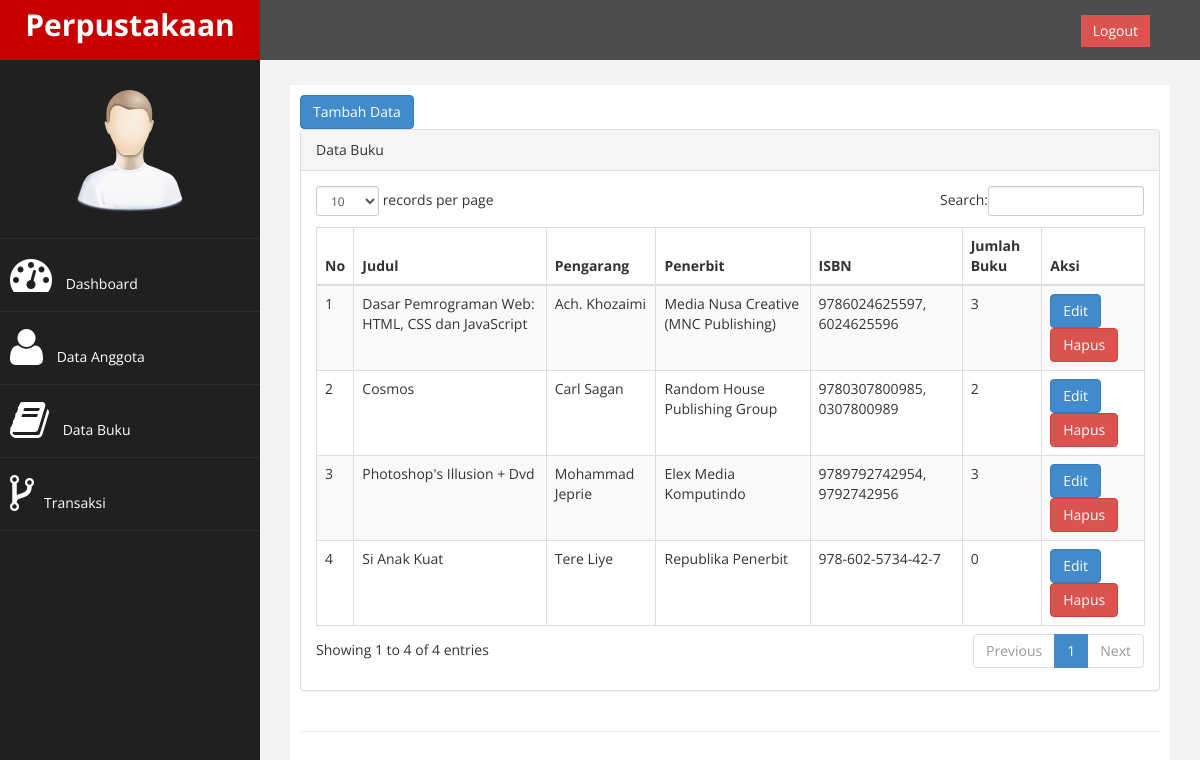
Screenshot of /?page=buku with the database file from the repository.
### tables this page shows
CREATE TABLE `tb_buku` (
  `id` int(9) NOT NULL AUTO_INCREMENT,
  `judul` varchar(200) NOT NULL,
  `pengarang` varchar(100) NOT NULL,
  `penerbit` varchar(150) NOT NULL,
  `tahun_terbit` varchar(4) NOT NULL,
  `isbn` varchar(25) NOT NULL,
  `jumlah_buku` int(3) NOT NULL,
  `lokasi` enum('rak1','rak2','rak3') NOT NULL,
  `tgl_input` date NOT NULL,
  PRIMARY KEY (`id`)
);

### buku.php (the view)
<a href="?page=buku&aksi=tambah" class="btn btn-primary" style="margin-button: 5px">Tambah Data</a>
<div class="row">
    <div class="col-md-12">
        <div class="panel panel-default">
            <div class="panel-heading">
                Data Buku
            </div>
            <div class="panel-body">
                <div class="table-responsive">
                    <table class="table table-striped table-bordered table-hover" id="dataTables-example">
                        <thead>
                            <tr>
                                <th>No</th>
                                <th>Judul</th>
                                <th>Pengarang</th>
                                <th>Penerbit</th>
                                <th>ISBN</th>
                                <th>Jumlah Buku</th>
                                <th>Aksi</th>
                            </tr>
                        </thead>
                        <tbody>
                            <?php
                            $no = 1;
                            $sql = $koneksi->query("select * from tb_buku");
                            while ($data = $sql->fetch_assoc()) {
                                ?>
                                <tr>
                                    <td><?php echo $no++; ?></td>
                                    <td><?php echo $data['judul']; ?></td>
                                    <td><?php echo $data['pengarang']; ?></td>
                                    <td><?php echo $data['penerbit']; ?></td>
                                    <td><?php echo $data['isbn']; ?></td>
                                    <td><?php echo $data['jumlah_buku']; ?></td>
                                    <td>
                                        <a href="?page=buku&aksi=edit&id=<?php echo $data['id'];?>" class="btn btn-primary">Edit</a>
                                        <a onclick="return confirm('Anda Yakin Akan Menghapus Data Ini...?')" href="?page=buku&aksi=hapus&id=<?php echo $data['id'];?>" class="btn btn-danger">Hapus</a>
                                    </td>
                                </tr>
                            <?php } ?>
                        </tbody>
                    </table>
                </div>
            </div>
        </div>
    </div>
</div>

### index.php (shortened to what this page needs)
<?php
  $koneksi = mysqli_connect('localhost','root','','db_perpustakaan');
?>
<!DOCTYPE html>
<html xmlns="http://www.w3.org/1999/xhtml">
<head>
    <link href="assets/css/bootstrap.css" rel="stylesheet" />
    <link href="assets/css/font-awesome.css" rel="stylesheet" />
    <link href="assets/css/custom.css" rel="stylesheet" />
    <link href="assets/js/dataTables/dataTables.bootstrap.css" rel="stylesheet" />
</head>
<body>
    <div id="wrapper">
        <nav class="navbar navbar-default navbar-cls-top " role="navigation" style="margin-bottom: 0">
            <div class="navbar-header">
                <a class="navbar-brand" href="index.html">Perpustakaan</a>
            </div>
            <div style="color: white;
padding: 15px 50px 5px 50px;
float: right;
font-size: 16px;">&nbsp; <a href="logout.php" class="btn btn-danger square-btn-adjust">Logout</a>
            </div>
        </nav>
        <nav class="navbar-default navbar-side" role="navigation">
            <div class="sidebar-collapse">
                <ul class="nav" id="main-menu">
                    <li class="text-center">
                        <img src="assets/img/find_user.png" class="user-image img-responsive" />
                    </li>
                    <li>
                        <a href="index.php"><i class="fa fa-dashboard fa-3x"></i> Dashboard</a>
                    </li>
                    <li>
                        <a href="?page=anggota"><i class="fa fa-user fa-3x"></i> Data Anggota</a>
                    </li>
                    <li>
                        <a href="?page=buku"><i class="fa fa-book fa-3x"></i> Data Buku</a>
                    </li>
                    <li>
                        <a href="?page=transaksi"><i class="fa fa-code-fork fa-3x"></i>Transaksi</a>
                    </li>
                </ul>
            </div>
        </nav>
        <div id="page-wrapper">
            <div id="page-inner">
                <div class="row">
                    <div class="col-md-12">
                      <?php
                        $page = isset($_GET['page']) ? $_GET['page'] : '';
                        $aksi = isset($_GET['aksi']) ? $_GET['aksi'] : '';
                        if ($page == "buku") {
                          if ($aksi == "") {
                            include "buku.php";
                          }elseif ($aksi=="tambah") {
                            include "addbuku.php";
                          }elseif ($aksi=="edit") {
                            include "editbuku.php";
                          }elseif ($aksi=="hapus") {
                            include "hapusbuku.php";
                          }
                        }elseif ($page == "") {
                          include "home.php";
                        }
                      ?>
                    </div>
                </div>
                <hr />
            </div>
        </div>
    </div>
</body>
</html>

### assets/css/custom.css (style rules this page uses)
body { font-family: 'Open Sans', sans-serif; }
#wrapper { width: 100%; background:#202020; }
#page-wrapper { padding: 15px 15px; min-height: 600px; background:#F3F3F3; }
#page-inner { width:100%; margin:10px 20px 10px 0px; background-color:#fff!important; padding:10px; min-height:1200px; }
.text-center { text-align:center; }
.square-btn-adjust { border: 0px solid transparent; -webkit-border-radius: 0px; -moz-border-radius: 0px; border-radius: 0px; }
.user-image { margin: 25px auto; -webkit-border-radius: 10px; -moz-border-radius: 10px; border-radius: 10px; max-height:170px; max-width:170px; }
.navbar-cls-top .navbar-brand { color: #fff; background: #C90000; width: 260px; text-align: center; height: 60px; font-size: 30px; font-weight: 700; }
.sidebar-collapse , .sidebar-collapse .nav { background:none; }
.sidebar-collapse .nav { padding:0; }
.sidebar-collapse .nav > li > a { color:#fff; background:#202020; text-shadow:none; }
.sidebar-collapse > .nav > li > a { padding:15px 10px; }
.sidebar-collapse > .nav > li { border-bottom: 1px solid rgba(107, 108, 109, 0.19); }
.navbar-side { border:none; background-color: #202020; }
.navbar-cls-top { background:#4D4D4D; border-bottom:none; }
.navbar-default { border:0px solid black; }
.navbar-header { background: #A70303; }
.nav > li > a > i { margin-right:10px; }
@media (min-width:768px) { #page-wrapper { margin: 0 0 0 260px; padding: 15px 30px; min-height: 1200px; } }
@media (min-width:768px) { .navbar-side { z-index: 1; position: absolute; width: 260px; } }
@media (min-width:768px) { .navbar { border-radius: 0px; } }

### rows the page displays
tb_buku: judul "Dasar Pemrograman Web: HTML, CSS dan JavaScript", pengarang "Ach. Khozaimi", penerbit "Media Nusa Creative (MNC Publishing)", isbn "9786024625597, 6024625596", jumlah_buku "3"
tb_buku: judul "Cosmos", pengarang "Carl Sagan", penerbit "Random House Publishing Group", isbn "9780307800985, 0307800989", jumlah_buku "2"
tb_buku: judul "Photoshop's Illusion + Dvd", pengarang "Mohammad Jeprie", penerbit "Elex Media Komputindo", isbn "9789792742954, 9792742956", jumlah_buku "3"
tb_buku: judul "Si Anak Kuat", pengarang "Tere Liye", penerbit "Republika Penerbit", isbn "978-602-5734-42-7", jumlah_buku "0"
